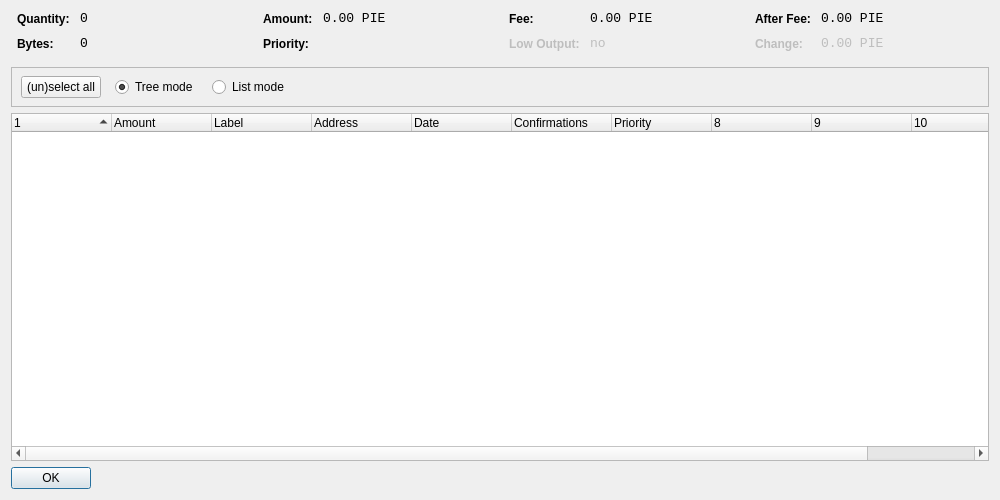
<?xml version="1.0" encoding="UTF-8"?>
<ui version="4.0">
 <class>CoinControlDialog</class>
 <widget class="QDialog" name="CoinControlDialog">
  <property name="geometry">
   <rect>
    <x>0</x>
    <y>0</y>
    <width>1000</width>
    <height>500</height>
   </rect>
  </property>
  <property name="windowTitle">
   <string>Coin Control</string>
  </property>
  <layout class="QVBoxLayout" name="verticalLayout">
   <item>
    <layout class="QHBoxLayout" name="horizontalLayoutTop" stretch="0,0,0,0">
     <property name="topMargin">
      <number>0</number>
     </property>
     <property name="bottomMargin">
      <number>10</number>
     </property>
     <item>
      <layout class="QFormLayout" name="formLayoutCoinControl1">
       <property name="horizontalSpacing">
        <number>10</number>
       </property>
       <property name="verticalSpacing">
        <number>10</number>
       </property>
       <property name="leftMargin">
        <number>6</number>
       </property>
       <property name="rightMargin">
        <number>6</number>
       </property>
       <item row="0" column="0">
        <widget class="QLabel" name="labelCoinControlQuantityText">
         <property name="styleSheet">
          <string notr="true">font-weight:bold;</string>
         </property>
         <property name="text">
          <string>Quantity:</string>
         </property>
        </widget>
       </item>
       <item row="0" column="1">
        <widget class="QLabel" name="labelCoinControlQuantity">
         <property name="font">
          <font>
           <family>Monospace</family>
           <pointsize>10</pointsize>
          </font>
         </property>
         <property name="cursor">
          <cursorShape>IBeamCursor</cursorShape>
         </property>
         <property name="contextMenuPolicy">
          <enum>Qt::ActionsContextMenu</enum>
         </property>
         <property name="text">
          <string notr="true">0</string>
         </property>
         <property name="textInteractionFlags">
          <set>Qt::LinksAccessibleByMouse|Qt::TextSelectableByKeyboard|Qt::TextSelectableByMouse</set>
         </property>
        </widget>
       </item>
       <item row="1" column="0">
        <widget class="QLabel" name="labelCoinControlBytesText">
         <property name="styleSheet">
          <string notr="true">font-weight:bold;</string>
         </property>
         <property name="text">
          <string>Bytes:</string>
         </property>
        </widget>
       </item>
       <item row="1" column="1">
        <widget class="QLabel" name="labelCoinControlBytes">
         <property name="font">
          <font>
           <family>Monospace</family>
           <pointsize>10</pointsize>
          </font>
         </property>
         <property name="cursor">
          <cursorShape>IBeamCursor</cursorShape>
         </property>
         <property name="contextMenuPolicy">
          <enum>Qt::ActionsContextMenu</enum>
         </property>
         <property name="text">
          <string notr="true">0</string>
         </property>
         <property name="textInteractionFlags">
          <set>Qt::LinksAccessibleByMouse|Qt::TextSelectableByKeyboard|Qt::TextSelectableByMouse</set>
         </property>
        </widget>
       </item>
      </layout>
     </item>
     <item>
      <layout class="QFormLayout" name="formLayoutCoinControl2">
       <property name="horizontalSpacing">
        <number>10</number>
       </property>
       <property name="verticalSpacing">
        <number>10</number>
       </property>
       <property name="leftMargin">
        <number>6</number>
       </property>
       <property name="rightMargin">
        <number>6</number>
       </property>
       <item row="0" column="0">
        <widget class="QLabel" name="labelCoinControlAmountText">
         <property name="styleSheet">
          <string notr="true">font-weight:bold;</string>
         </property>
         <property name="text">
          <string>Amount:</string>
         </property>
        </widget>
       </item>
       <item row="0" column="1">
        <widget class="QLabel" name="labelCoinControlAmount">
         <property name="font">
          <font>
           <family>Monospace</family>
           <pointsize>10</pointsize>
          </font>
         </property>
         <property name="cursor">
          <cursorShape>IBeamCursor</cursorShape>
         </property>
         <property name="contextMenuPolicy">
          <enum>Qt::ActionsContextMenu</enum>
         </property>
         <property name="text">
          <string notr="true">0.00 PIE</string>
         </property>
         <property name="textInteractionFlags">
          <set>Qt::LinksAccessibleByMouse|Qt::TextSelectableByKeyboard|Qt::TextSelectableByMouse</set>
         </property>
        </widget>
       </item>
       <item row="1" column="0">
        <widget class="QLabel" name="labelCoinControlPriorityText">
         <property name="styleSheet">
          <string notr="true">font-weight:bold;</string>
         </property>
         <property name="text">
          <string>Priority:</string>
         </property>
        </widget>
       </item>
       <item row="1" column="1">
        <widget class="QLabel" name="labelCoinControlPriority">
         <property name="font">
          <font>
           <family>Monospace</family>
           <pointsize>10</pointsize>
          </font>
         </property>
         <property name="cursor">
          <cursorShape>IBeamCursor</cursorShape>
         </property>
         <property name="contextMenuPolicy">
          <enum>Qt::ActionsContextMenu</enum>
         </property>
         <property name="text">
          <string/>
         </property>
         <property name="textInteractionFlags">
          <set>Qt::LinksAccessibleByMouse|Qt::TextSelectableByKeyboard|Qt::TextSelectableByMouse</set>
         </property>
        </widget>
       </item>
      </layout>
     </item>
     <item>
      <layout class="QFormLayout" name="formLayoutCoinControl3">
       <property name="horizontalSpacing">
        <number>10</number>
       </property>
       <property name="verticalSpacing">
        <number>10</number>
       </property>
       <property name="leftMargin">
        <number>6</number>
       </property>
       <property name="rightMargin">
        <number>6</number>
       </property>
       <item row="0" column="0">
        <widget class="QLabel" name="labelCoinControlFeeText">
         <property name="styleSheet">
          <string notr="true">font-weight:bold;</string>
         </property>
         <property name="text">
          <string>Fee:</string>
         </property>
        </widget>
       </item>
       <item row="0" column="1">
        <widget class="QLabel" name="labelCoinControlFee">
         <property name="font">
          <font>
           <family>Monospace</family>
           <pointsize>10</pointsize>
          </font>
         </property>
         <property name="cursor">
          <cursorShape>IBeamCursor</cursorShape>
         </property>
         <property name="contextMenuPolicy">
          <enum>Qt::ActionsContextMenu</enum>
         </property>
         <property name="text">
          <string notr="true">0.00 PIE</string>
         </property>
         <property name="textInteractionFlags">
          <set>Qt::LinksAccessibleByMouse|Qt::TextSelectableByKeyboard|Qt::TextSelectableByMouse</set>
         </property>
        </widget>
       </item>
       <item row="1" column="0">
        <widget class="QLabel" name="labelCoinControlLowOutputText">
         <property name="enabled">
          <bool>false</bool>
         </property>
         <property name="styleSheet">
          <string notr="true">font-weight:bold;</string>
         </property>
         <property name="text">
          <string>Low Output:</string>
         </property>
        </widget>
       </item>
       <item row="1" column="1">
        <widget class="QLabel" name="labelCoinControlLowOutput">
         <property name="enabled">
          <bool>false</bool>
         </property>
         <property name="font">
          <font>
           <family>Monospace</family>
           <pointsize>10</pointsize>
          </font>
         </property>
         <property name="cursor">
          <cursorShape>IBeamCursor</cursorShape>
         </property>
         <property name="contextMenuPolicy">
          <enum>Qt::ActionsContextMenu</enum>
         </property>
         <property name="text">
          <string notr="true">no</string>
         </property>
         <property name="textInteractionFlags">
          <set>Qt::LinksAccessibleByMouse|Qt::TextSelectableByKeyboard|Qt::TextSelectableByMouse</set>
         </property>
        </widget>
       </item>
      </layout>
     </item>
     <item>
      <layout class="QFormLayout" name="formLayoutCoinControl4">
       <property name="horizontalSpacing">
        <number>10</number>
       </property>
       <property name="verticalSpacing">
        <number>10</number>
       </property>
       <property name="leftMargin">
        <number>6</number>
       </property>
       <property name="rightMargin">
        <number>6</number>
       </property>
       <item row="0" column="0">
        <widget class="QLabel" name="labelCoinControlAfterFeeText">
         <property name="styleSheet">
          <string notr="true">font-weight:bold;</string>
         </property>
         <property name="text">
          <string>After Fee:</string>
         </property>
        </widget>
       </item>
       <item row="0" column="1">
        <widget class="QLabel" name="labelCoinControlAfterFee">
         <property name="font">
          <font>
           <family>Monospace</family>
           <pointsize>10</pointsize>
          </font>
         </property>
         <property name="cursor">
          <cursorShape>IBeamCursor</cursorShape>
         </property>
         <property name="contextMenuPolicy">
          <enum>Qt::ActionsContextMenu</enum>
         </property>
         <property name="text">
          <string notr="true">0.00 PIE</string>
         </property>
         <property name="textInteractionFlags">
          <set>Qt::LinksAccessibleByMouse|Qt::TextSelectableByKeyboard|Qt::TextSelectableByMouse</set>
         </property>
        </widget>
       </item>
       <item row="1" column="0">
        <widget class="QLabel" name="labelCoinControlChangeText">
         <property name="enabled">
          <bool>false</bool>
         </property>
         <property name="styleSheet">
          <string notr="true">font-weight:bold;</string>
         </property>
         <property name="text">
          <string>Change:</string>
         </property>
        </widget>
       </item>
       <item row="1" column="1">
        <widget class="QLabel" name="labelCoinControlChange">
         <property name="enabled">
          <bool>false</bool>
         </property>
         <property name="font">
          <font>
           <family>Monospace</family>
           <pointsize>10</pointsize>
          </font>
         </property>
         <property name="cursor">
          <cursorShape>IBeamCursor</cursorShape>
         </property>
         <property name="contextMenuPolicy">
          <enum>Qt::ActionsContextMenu</enum>
         </property>
         <property name="text">
          <string notr="true">0.00 PIE</string>
         </property>
         <property name="textInteractionFlags">
          <set>Qt::LinksAccessibleByMouse|Qt::TextSelectableByKeyboard|Qt::TextSelectableByMouse</set>
         </property>
        </widget>
       </item>
      </layout>
     </item>
    </layout>
   </item>
   <item>
    <widget class="QFrame" name="frame">
     <property name="minimumSize">
      <size>
       <width>0</width>
       <height>40</height>
      </size>
     </property>
     <property name="frameShape">
      <enum>QFrame::StyledPanel</enum>
     </property>
     <property name="frameShadow">
      <enum>QFrame::Sunken</enum>
     </property>
     <widget class="QWidget" name="horizontalLayoutWidget">
      <property name="geometry">
       <rect>
        <x>10</x>
        <y>0</y>
        <width>781</width>
        <height>41</height>
       </rect>
      </property>
      <layout class="QHBoxLayout" name="horizontalLayoutPanel" stretch="0,0,0,0,0">
       <property name="spacing">
        <number>14</number>
       </property>
       <item>
        <widget class="QPushButton" name="pushButtonSelectAll">
         <property name="sizePolicy">
          <sizepolicy hsizetype="Maximum" vsizetype="Fixed">
           <horstretch>0</horstretch>
           <verstretch>0</verstretch>
          </sizepolicy>
         </property>
         <property name="text">
          <string>(un)select all</string>
         </property>
        </widget>
       </item>
       <item>
        <widget class="QRadioButton" name="radioTreeMode">
         <property name="sizePolicy">
          <sizepolicy hsizetype="Maximum" vsizetype="Fixed">
           <horstretch>0</horstretch>
           <verstretch>0</verstretch>
          </sizepolicy>
         </property>
         <property name="text">
          <string>Tree mode</string>
         </property>
         <property name="checked">
          <bool>true</bool>
         </property>
        </widget>
       </item>
       <item>
        <widget class="QRadioButton" name="radioListMode">
         <property name="sizePolicy">
          <sizepolicy hsizetype="Maximum" vsizetype="Fixed">
           <horstretch>0</horstretch>
           <verstretch>0</verstretch>
          </sizepolicy>
         </property>
         <property name="text">
          <string>List mode</string>
         </property>
        </widget>
       </item>
       <item>
        <spacer name="horizontalSpacer">
         <property name="orientation">
          <enum>Qt::Horizontal</enum>
         </property>
         <property name="sizeHint" stdset="0">
          <size>
           <width>40</width>
           <height>20</height>
          </size>
         </property>
        </spacer>
       </item>
      </layout>
     </widget>
    </widget>
   </item>
   <item>
    <widget class="CoinControlTreeWidget" name="treeWidget">
     <property name="contextMenuPolicy">
      <enum>Qt::CustomContextMenu</enum>
     </property>
     <property name="sortingEnabled">
      <bool>false</bool>
     </property>
     <property name="columnCount">
      <number>11</number>
     </property>
     <attribute name="headerShowSortIndicator" stdset="0">
      <bool>true</bool>
     </attribute>
     <attribute name="headerStretchLastSection">
      <bool>false</bool>
     </attribute>
     <column>
      <property name="text">
       <string/>
      </property>
     </column>
     <column>
      <property name="text">
       <string>Amount</string>
      </property>
     </column>
     <column>
      <property name="text">
       <string>Label</string>
      </property>
     </column>
     <column>
      <property name="text">
       <string>Address</string>
      </property>
     </column>
     <column>
      <property name="text">
       <string>Date</string>
      </property>
     </column>
     <column>
      <property name="text">
       <string>Confirmations</string>
      </property>
      <property name="toolTip">
       <string>Confirmed</string>
      </property>
     </column>
     <column>
      <property name="text">
       <string>Priority</string>
      </property>
     </column>
     <column>
      <property name="text">
       <string/>
      </property>
     </column>
     <column>
      <property name="text">
       <string/>
      </property>
     </column>
     <column>
      <property name="text">
       <string/>
      </property>
     </column>
     <column>
      <property name="text">
       <string/>
      </property>
     </column>
    </widget>
   </item>
   <item>
    <widget class="QDialogButtonBox" name="buttonBox">
     <property name="sizePolicy">
      <sizepolicy hsizetype="Maximum" vsizetype="Fixed">
       <horstretch>0</horstretch>
       <verstretch>0</verstretch>
      </sizepolicy>
     </property>
     <property name="orientation">
      <enum>Qt::Horizontal</enum>
     </property>
     <property name="standardButtons">
      <set>QDialogButtonBox::Ok</set>
     </property>
    </widget>
   </item>
  </layout>
 </widget>
 <customwidgets>
  <customwidget>
   <class>CoinControlTreeWidget</class>
   <extends>QTreeWidget</extends>
   <header>coincontroltreewidget.h</header>
  </customwidget>
 </customwidgets>
 <resources/>
 <connections/>
</ui>
